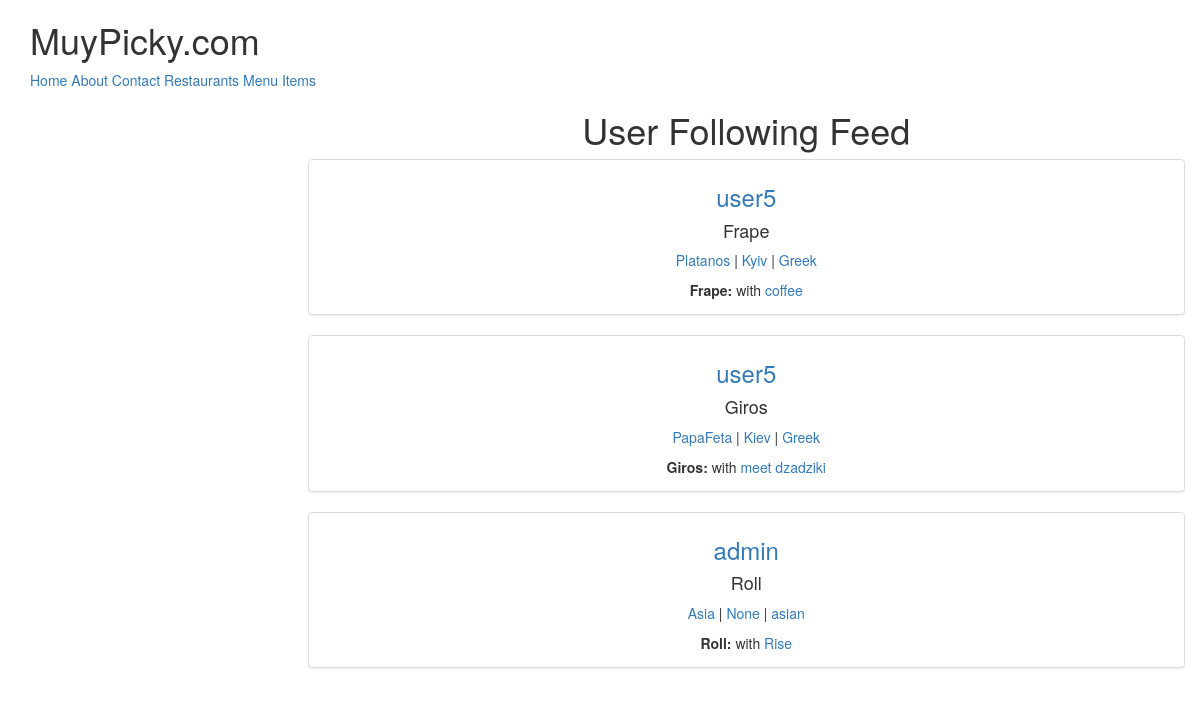
The app's page / (signed in) with its own data.
### menus/models.py (models this page shows, shortened)
class Item(models.Model):
    user        = models.ForeignKey(settings.AUTH_USER_MODEL)
    restaurant  = models.ForeignKey(RestaurantLocation)
    name        = models.CharField(max_length=120)
    contents    = models.TextField(help_text='Seperate each item by comma')
    excludes    = models.TextField(blank=True, null=True, help_text='Seperate each item by comma')
    public      = models.BooleanField(default=True)
    timestamp   = models.DateTimeField(auto_now=True)
    updated     = models.DateTimeField(auto_now=True)
    class Meta:
        ordering = ['-updated', '-timestamp']
    def get_contents(self):
        return self.contents.split(',')

### restaurants/models.py (models this page shows, shortened)
class RestaurantLocation(models.Model):
    owner       = models.ForeignKey(User) #class_instance.model_set.all()
    name        = models.CharField(max_length=120)
    location    = models.CharField(max_length=120, blank=True, null=True)
    category    = models.CharField(max_length=120, blank=True, null=True, validators=[validate_category])
    timestamp   = models.DateTimeField(auto_now=True)
    slug        = models.SlugField(blank=True, null=True)
    objects     = RestaurantLocationManager() #add to Model.objects.all()
    @property
    def title(self):
        return self.name

### menus/views.py (the view)
# urls.py: url(r'^$', HomeView.as_view(), name='home'),
class HomeView(View):
    def get(self, request, *args, **kwargs):
        if not request.user.is_authenticated():
            return render(request, 'home.html', {})
        user = request.user
        is_following_users_ids = [x.user.id for x in user.is_following.all()]
        qs = Item.objects.filter(user__id__in=is_following_users_ids, public=True).order_by('-updated')[:3]
        return render(request, 'menus/home-feed.html', {'object_list':qs})

### menus/templates/menus/home-feed.html
{% extends "base.html" %}
{% block content %}
<div class="row">
        <div class="cl-sm-6 text-center col-sm-offset-3">
                <h1>User Following Feed</h1>
{% for obj in object_list  %}
        <div class="thumbnail">
            <h3> <a href="{% url 'profile:detail' username=obj.user.username %} "> {{obj.user.username}} </a></h3>
            <h4>{{obj.name}} </h4>
            <p>
                <a href="{% url 'profile:detail' username=obj.user.username %}?q={{obj.restaurant.title}}">{{obj.restaurant.title}}</a> |
                <a href="{% url 'profile:detail' username=obj.user.username %}?q={{obj.restaurant.location}}">{{obj.restaurant.location}}</a> |
                <a href="{% url 'profile:detail' username=obj.user.username %}?q={{obj.restaurant.category}}">{{obj.restaurant.category}}</a>
            </p>
            <p>
            <b>{{obj.name}}:</b> with
            {% for ing in obj.get_contents %}
                <a href="{% url 'profile:detail' username=obj.user.username %}?q={{ing}}">{{ing}}</a>
            {% endfor %}
            </p>
        </div>
{% endfor %}
</div>
</div>
{% endblock%}

### templates/base.html (shortened to what this page needs)
<html lang=en>
<head>
{% include "snippets/css.html" %}
</head>
<body>
{% include "snippets/nav.html" %}
<div class="container">
{%block content %}{% endblock %}
</div>
</body>
</html>

### templates/snippets/css.html (shortened to what this page needs)
<link rel="stylesheet" href="https://maxcdn.bootstrapcdn.com/bootstrap/3.3.7/css/bootstrap.min.css">
<link rel="stylesheet" href="https://maxcdn.bootstrapcdn.com/bootstrap/3.3.7/css/bootstrap-theme.min.css">

### templates/snippets/nav.html
<div class="container">
<h1>
MuyPicky.com
</h1>
<a href="{% url 'home' %}"> Home </a>
<a href="{% url 'about' %}"> About </a>
<a href="{% url 'contact' %}"> Contact </a>
{% if request.user.is_authenticated %}
<a href="{% url 'restaurants:list' %}"> Restaurants </a>
<a href="{% url 'menus:list' %}"> Menu Items </a>
{% endif %}
</div>

### records on screen
Item: user.username "user5", name "Frape", restaurant "Platanos", restaurant.location "Kyiv", restaurant.category "Greek", get_contents "coffee"
Item: user.username "user5", name "Giros", restaurant "PapaFeta", restaurant.location "Kiev", restaurant.category "Greek", get_contents "meet" "dzadziki"
Item: user.username "admin", name "Roll", restaurant "Asia", restaurant.location "None", restaurant.category "asian", get_contents "Rise"
